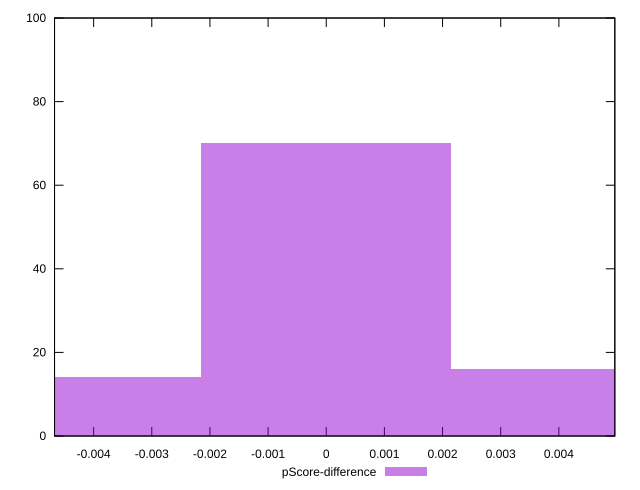

Recreate this plot in gnuplot.
reset

$pScoreDifference <<EOF
0 70
-0.004293495804838969 14
0.004293495804838969 16
EOF

set key outside below
set boxwidth 0.004293495804838969
set xrange [-0.004672150668637021:0.004962133580525885]
set yrange [0:100]
set trange [0:100]
set style fill transparent solid 0.5 noborder
set terminal svg size 640, 490 enhanced background rgb 'white'
set output "reports/report_00028_2021-02-24T12-49-42.674Z/total-blocking-time/samples/agenda/pScore-difference/histogram.svg"

plot $pScoreDifference title "pScore-difference" with boxes

reset
